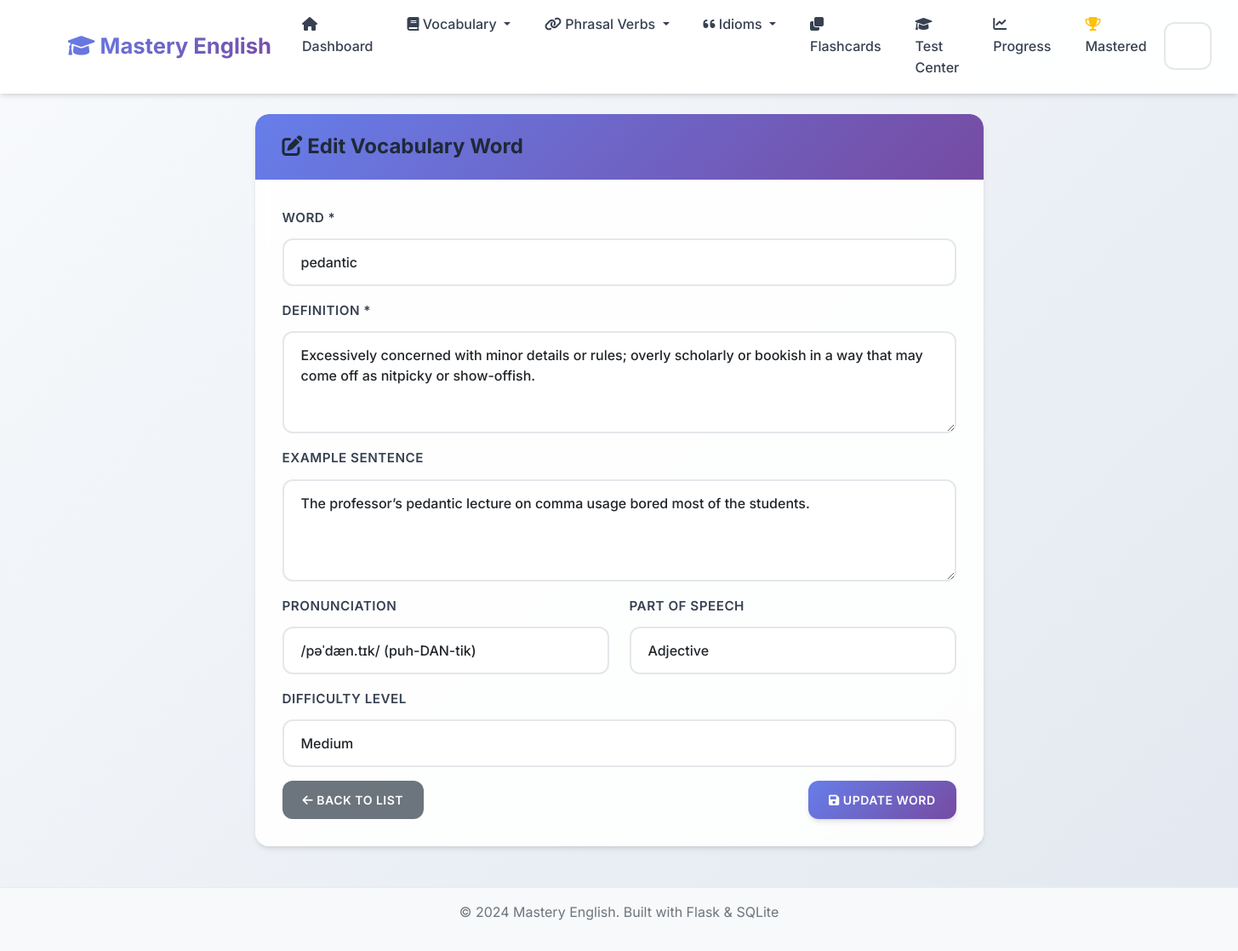
Page /vocabulary/2/edit on the committed database.
### app.py (models this page shows, shortened)
class VocabularyWord(db.Model):
    __tablename__ = 'vocabulary_words'
    id = db.Column(db.Integer, primary_key=True)
    word = db.Column(db.String(100), nullable=False)
    definition = db.Column(db.Text, nullable=False)
    example_sentence = db.Column(db.Text)
    pronunciation = db.Column(db.String(100))
    part_of_speech = db.Column(db.String(50))
    difficulty_level = db.Column(db.String(20), default='medium')
    date_added = db.Column(db.DateTime, default=datetime.utcnow)
    times_practiced = db.Column(db.Integer, default=0)
    last_practiced = db.Column(db.DateTime)
    mastery_level = db.Column(db.Integer, default=0)

### app.py (the view, shortened to what this page needs)
@app.route('/vocabulary/<int:id>/edit', methods=['GET', 'POST'])
def edit_vocabulary(id):
    word = VocabularyWord.query.get_or_404(id)
    return render_template('edit_vocabulary.html', word=word)

### templates/edit_vocabulary.html (shortened to what this page needs)
{% extends "base.html" %}
{% block content %}
<div class="row">
    <div class="col-md-8 mx-auto">
        <div class="card">
            <div class="card-header">
                <h4 class="mb-0">
                    <i class="fas fa-edit"></i> Edit Vocabulary Word
                </h4>
            </div>
            <div class="card-body">
                <form method="POST">
                    <div class="mb-3">
                        <label for="word" class="form-label">Word *</label>
                        <input type="text" class="form-control" id="word" name="word" value="{{ word.word }}" required>
                    </div>
                    <div class="mb-3">
                        <label for="definition" class="form-label">Definition *</label>
                        <textarea class="form-control" id="definition" name="definition" rows="3" required>{{ word.definition }}</textarea>
                    </div>
                    <div class="mb-3">
                        <label for="example_sentence" class="form-label">Example Sentence</label>
                        <textarea class="form-control" id="example_sentence" name="example_sentence" rows="2">{{ word.example_sentence or '' }}</textarea>
                    </div>
                    <div class="row">
                        <div class="col-md-6">
                            <div class="mb-3">
                                <label for="pronunciation" class="form-label">Pronunciation</label>
                                <input type="text" class="form-control" id="pronunciation" name="pronunciation" value="{{ word.pronunciation or '' }}" placeholder="e.g., /prəˌnʌnsiˈeɪʃən/">
                            </div>
                        </div>
                        <div class="col-md-6">
                            <div class="mb-3">
                                <label for="part_of_speech" class="form-label">Part of Speech</label>
                                <select class="form-select" id="part_of_speech" name="part_of_speech">
                                    <option value="adjective" {% if word.part_of_speech == 'adjective' %}selected{% endif %}>Adjective</option>
                                </select>
                            </div>
                        </div>
                    </div>
                    <div class="mb-3">
                        <label for="difficulty_level" class="form-label">Difficulty Level</label>
                        <select class="form-select" id="difficulty_level" name="difficulty_level">
                            <option value="medium" {% if word.difficulty_level == 'medium' %}selected{% endif %}>Medium</option>
                        </select>
                    </div>
                    <div class="d-flex justify-content-between">
                        <a href="{{ url_for('vocabulary_list') }}" class="btn btn-secondary">
                            <i class="fas fa-arrow-left"></i> Back to List
                        </a>
                        <button type="submit" class="btn btn-primary">
                            <i class="fas fa-save"></i> Update Word
                        </button>
                    </div>
                </form>
            </div>
        </div>
    </div>
</div>
{% endblock %}

### static/css/style.css (style rules this page uses)
:root { --primary-color: #6366f1; --primary-dark: #4f46e5; --primary-light: #8b5cf6; --success-color: #10b981; --success-dark: #059669; --info-color: #06b6d4; --info-dark: #0891b2; --warning-color: #f59e0b; --warning-dark: #d97706; --danger-color: #ef4444; --danger-dark: #dc2626; --light-color: #f8fafc; --dark-color: #1e293b; --gray-50: #f9fafb; --gray-100: #f3f4f6; --gray-200: #e5e7eb; --gray-300: #d1d5db; --gray-400: #9ca3af; --gray-500: #6b7280; --gray-600: #4b5563; --gray-700: #374151; --gray-800: #1f2937; --gray-900: #111827; --gradient-primary: linear-gradient(135deg, #667eea 0%, #764ba2 100%); --gradient-success: linear-gradient(135deg, #11998e 0%, #38ef7d 100%); --gradient-info: linear-gradient(135deg, #667db6 0%, #0082c8 100%); --gradient-warning: linear-gradient(135deg, #f093fb 0%, #f5576c 100%); --gradient-hero: linear-gradient(135deg, #667eea 0%, #764ba2 50%, #f093fb 100%); --shadow-sm: 0 1px 2px 0 rgba(0, 0, 0, 0.05); --shadow: 0 4px 6px -1px rgba(0, 0, 0, 0.1), 0 2px 4px -1px rgba(0, 0, 0, 0.06); --shadow-md: 0 10px 15px -3px rgba(0, 0, 0, 0.1), 0 4px 6px -2px rgba(0, 0, 0, 0.05); --shadow-lg: 0 20px 25px -5px rgba(0, 0, 0, 0.1), 0 10px 10px -5px rgba(0, 0, 0, 0.04); --shadow-xl: 0 25px 50px -12px rgba(0, 0, 0, 0.25); }
body { font-family: 'Inter', 'Segoe UI', -apple-system, BlinkMacSystemFont, sans-serif; background: linear-gradient(135deg, #f8fafc 0%, #e2e8f0 100%); min-height: 100vh; line-height: 1.6; color: var(--gray-800); }
.card { border: none; border-radius: 16px; background: rgba(255, 255, 255, 0.9); backdrop-filter: blur(10px); box-shadow: var(--shadow); transition: all 0.4s cubic-bezier(0.4, 0, 0.2, 1); position: relative; overflow: hidden; }
.card::before { content: ''; position: absolute; top: 0; left: 0; width: 100%; height: 2px; background: var(--gradient-primary); transform: scaleX(0); transition: transform 0.3s ease; }
.card-header { background: var(--gradient-primary); color: white; border-bottom: none; border-radius: 16px 16px 0 0 !important; padding: 1.5rem 2rem; font-weight: 600; }
.card-body { padding: 2rem; }
.btn { border-radius: 12px; font-weight: 600; padding: 0.75rem 1.5rem; text-transform: uppercase; letter-spacing: 0.5px; font-size: 0.875rem; transition: all 0.3s cubic-bezier(0.4, 0, 0.2, 1); position: relative; overflow: hidden; border: none; }
.btn::before { content: ''; position: absolute; top: 0; left: -100%; width: 100%; height: 100%; background: linear-gradient(90deg, transparent, rgba(255,255,255,0.2), transparent); transition: left 0.5s; }
.btn-primary { background: var(--gradient-primary); box-shadow: var(--shadow); }
.form-control, .form-select { border-radius: 12px; border: 2px solid var(--gray-200); padding: 0.875rem 1.25rem; font-size: 1rem; font-weight: 500; background: rgba(255, 255, 255, 0.8); backdrop-filter: blur(10px); transition: all 0.3s cubic-bezier(0.4, 0, 0.2, 1); }
.form-label { font-weight: 600; color: var(--gray-700); margin-bottom: 0.75rem; font-size: 0.95rem; text-transform: uppercase; letter-spacing: 0.5px; }
textarea.form-control { resize: vertical; min-height: 120px; }
h1, h2, h3, h4, h5, h6 { font-weight: 700; color: var(--gray-800); }
.fa, .fas, .far { transition: all 0.3s ease; }

### rows in the picture
VocabularyWord: word "pedantic", definition "Excessively concerned with minor details or rules; overly scholarly or bookish in a way that may come off as nitpicky or show-offish.", example_sentence "The professor’s pedantic lecture on comma usage bored most of the students.", pronunciation "/pəˈdæn.tɪk/ (puh-DAN-tik)", part_of_speech "Adjective", difficulty_level "Medium"
